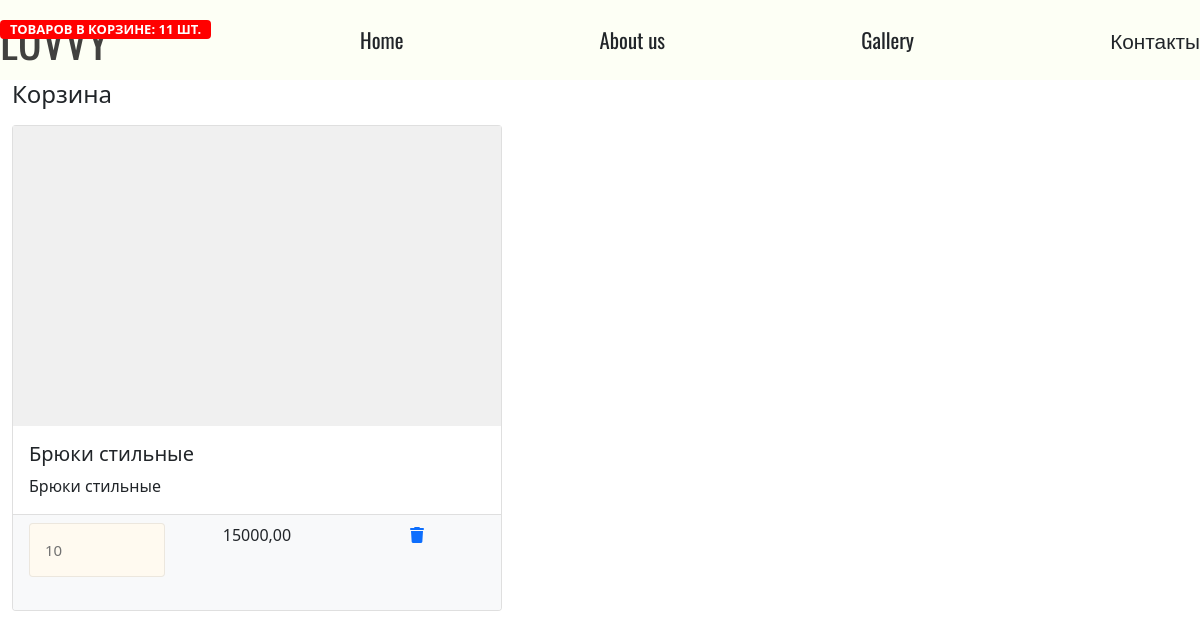
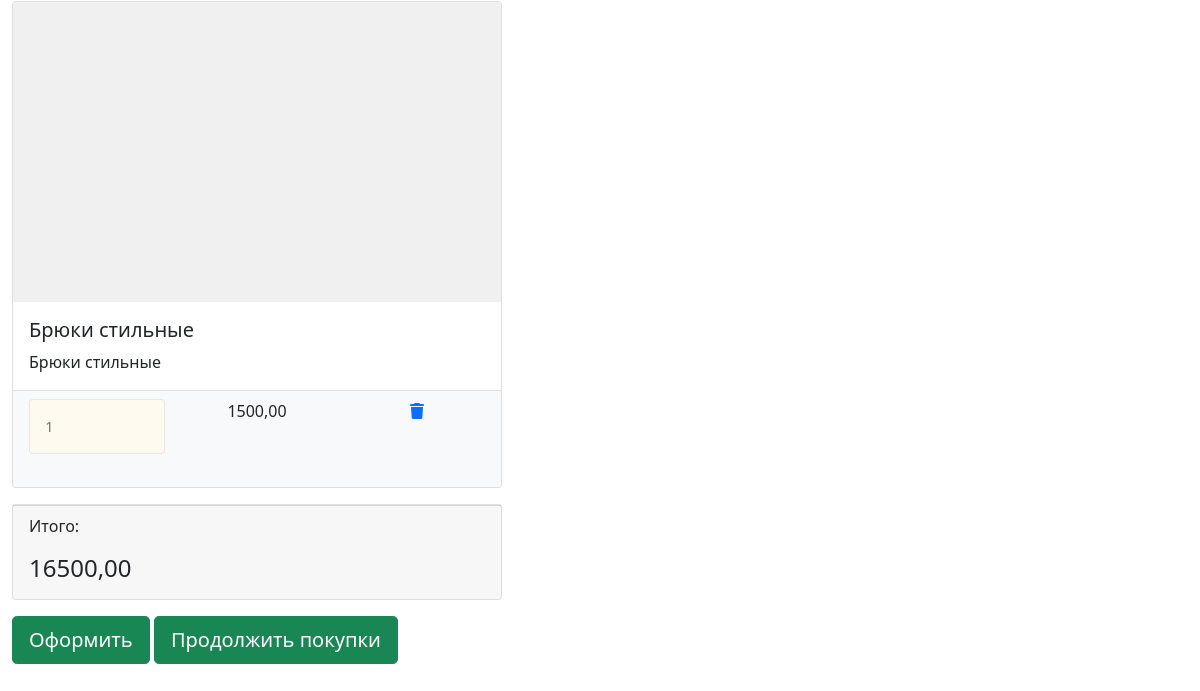
Before: /basket (signed in) with the older database file (2 pictures, top to bottom).
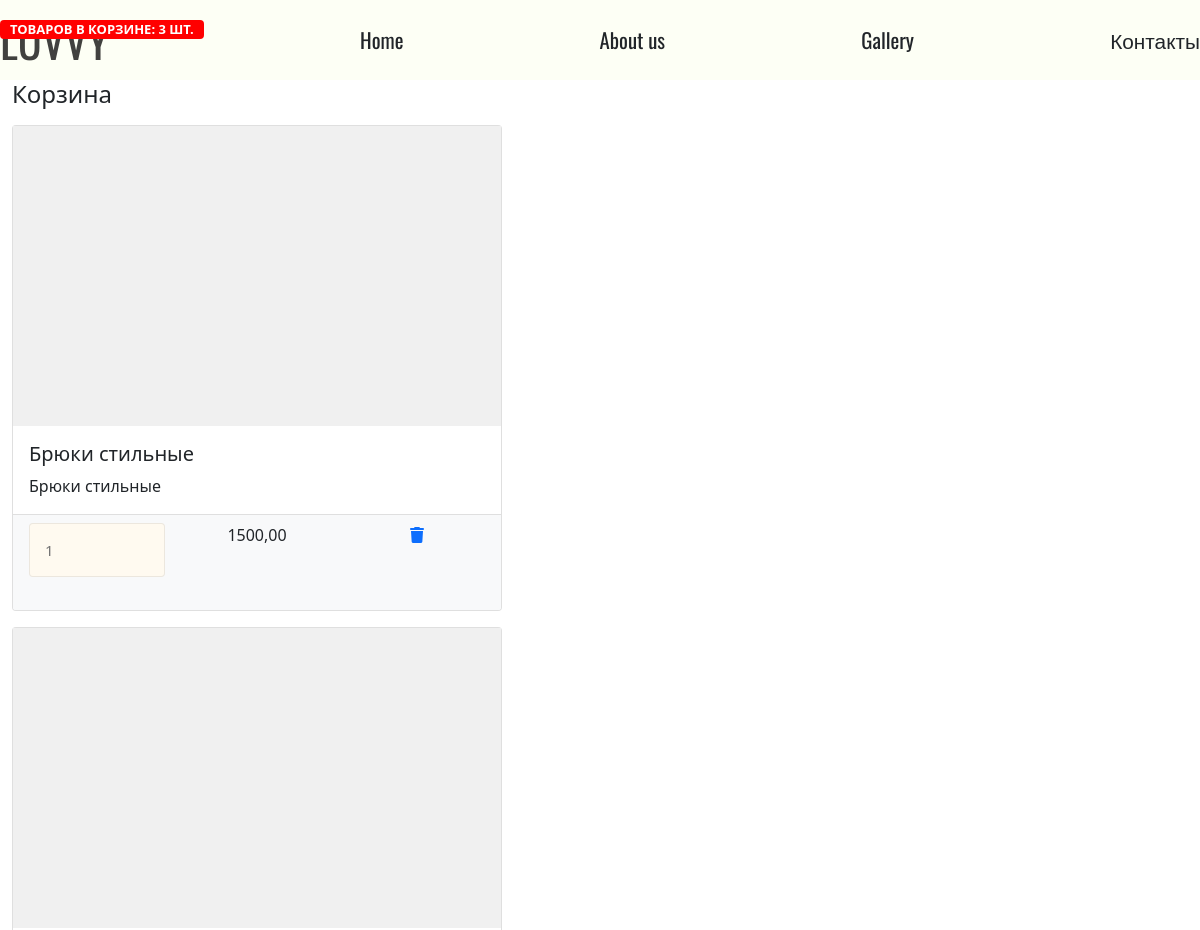
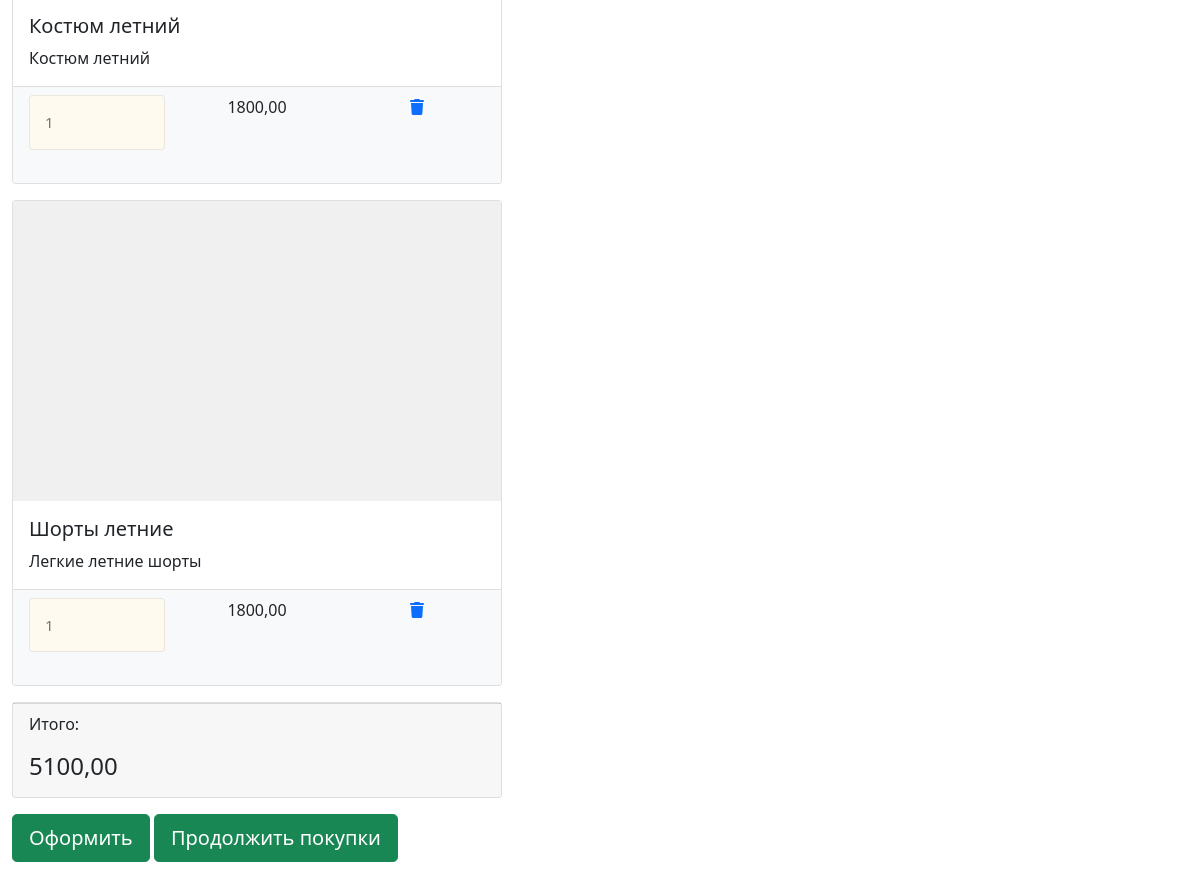
After: the same page with the newer database file (2 pictures, top to bottom).
### shop_app/models.py (models this page shows, shortened)
class Basket(models.Model):
    user = models.ForeignKey(UserDressModel, on_delete=models.CASCADE)
    product = models.ForeignKey(ProductModel, on_delete=models.CASCADE)
    quantity = models.PositiveIntegerField(default=0)
    class Meta:
        verbose_name = 'Корзина'
        verbose_name_plural = 'Корзины'
    def sum(self):                  # Общая сумма товаров (одного наименования)
        return self.quantity * self.product.price
    def total_quantity(self):       # Общее количество товаров в корзине!
        baskets = Basket.objects.filter(user=self.user)
        return sum(basket.quantity for basket in baskets)
    def total_sum(self):            # Общая сумма товаров в корзине!
        baskets = Basket.objects.filter(user=self.user)
        return sum(basket.sum() for basket in baskets)

class UserDressModel(AbstractUser):
    GENDER = (
        ('муж', 'муж'),
        ('жен', 'жен')
    )
    name = models.CharField('Имя', max_length=30)
    middle_name = models.CharField('Второе имя', blank=True, null=True, max_length=20)
    first_login = models.DateTimeField(null=True)
    phone = models.CharField('Номер телефона', max_length=15)
    avatar = models.ImageField(upload_to='user/avatar/', blank=True, null=True)
    bio = models.TextField('О себе', blank=True, null=True)
    social = models.CharField('Соц. сеть', max_length=200, blank=True, null=True)
    birthday = models.DateField('День рождения', blank=True, null=True)
    gender = models.CharField('Пол', max_length=6, choices=GENDER, default='')

class ProductModel(models.Model):
    category = models.ForeignKey(CategoryModel, related_name='products', on_delete=models.CASCADE)
    name = models.CharField('Наименование', max_length=50, db_index=True)
    slug = models.SlugField('URL', max_length=50, db_index=True)
    image = models.ImageField('Изображение', upload_to='products/', blank=True)
    description = models.TextField('Описание', blank=True)
    size = models.CharField('Размер', max_length=4, blank=True)
    price = models.DecimalField('Цена', max_digits=10, decimal_places=2)
    stock = models.PositiveIntegerField('Запас')
    available = models.BooleanField('Наличие', default=True)
    colour = models.CharField('Цвет', max_length=20, blank=True)
    created = models.DateTimeField('Дата создания', auto_now_add=True)
    updated = models.DateTimeField('Дата обновления', auto_now=True)
    class Meta:
        ordering = ('name',)
        verbose_name = 'Товар'
        verbose_name_plural = 'Товары'

### shop_app/views.py (the view)
# urls.py: path('basket', basket, name='basket'),
@login_required
def basket(request):
    basket_items = Basket.objects.filter(user=request.user).order_by('product__category')
    context = {
        'products': basket_items,
        'baskets': Basket.objects.filter(user=request.user)
    }
    return render(request, 'shop_app/basket.html', context)

### shop_app/templates/shop_app/basket.html (shortened to what this page needs)
{% extends 'shop_app/base.html' %}
{% load static %}
{% block basket %}
<div class="container">
    <div class="basket_list">
        <div class="col-lg-5">
            {% if products %}
                <h4 class="mt3 mb-3 d-flex justify-content-between align-items-center mb-3">
                    Корзина <span class="badge badge-secondary badge-pill">Товаров в Корзине:
                    {{ products.0.total_quantity }} шт.</span>
                </h4>
                {% for basket in products %}
                  <div class="card mb-3">
                      <div class="product-tumb">
                      </div>
                    <div class="card-body">
                      <h5 class="card-title">{{ basket.product.name }}</h5>
                      <p class="card-text">{{ basket.product.description }}</p>
                    </div>
                    <ul class="list-group list-group-flush">
                      <li class="list-group-item bg-light">
                        <div class="row text-center">
                          <div class="col-lg-4">
                            <input name="{{ basket.id }}" type="number" class="form-control" value="{{ basket.quantity }}" min="0">
                          </div>
                          <div class="col-lg-4">{{ basket.sum }}</div>
                          <div class="col-lg-4">
                            <a href="{% url 'shop_app:basket_delete' basket.id %}"><i class="fas fa-trash"></i></a>
                          </div>
                        </div>
                      </li>
                    </ul>
                  </div>
                {% endfor %}
            <div class="card mb-3">
              <div class="card-footer">
                <p class="float-left">Итого: </p>
                <h4 class="float-right">{{ products.0.total_sum }}</h4>
              </div>
            </div>
                <button type="button" class="btn btn-success btn-lg float-right">Оформить</button>
                <a href="/product"><button type="button"
                                    class="btn btn-success btn-lg float-right">Продолжить покупки</button></a>
        </div>
        {% else %}
        <div class="container">
            <h4 class="mt3 mb-3 text-center">Корзина пуста!</h4>
            <a href="/product"><button type="button"
                                    class="btn btn-success btn-lg float-right">Продолжить покупки</button></a>
        </div>
        {% endif %}
    </div>
</div>
{% endblock %}

Changed rows visible on the page:
removed Basket: user+quantity "11", product.name "Брюки стильные", product.description "Брюки стильные", quantity "10", sum "15000,00", user+quantity+product "16500,00"
removed Basket: product.name "Брюки стильные", product.description "Брюки стильные", quantity "1", sum "1500,00"
added Basket: user+quantity "3", product.name "Брюки стильные", product.description "Брюки стильные", quantity "1", sum "1500,00", user+quantity+product "5100,00"
added Basket: product.name "Костюм летний", product.description "Костюм летний", quantity "1", sum "1800,00"
added Basket: product.name "Шорты летние", product.description "Легкие летние шорты", quantity "1", sum "1800,00"
